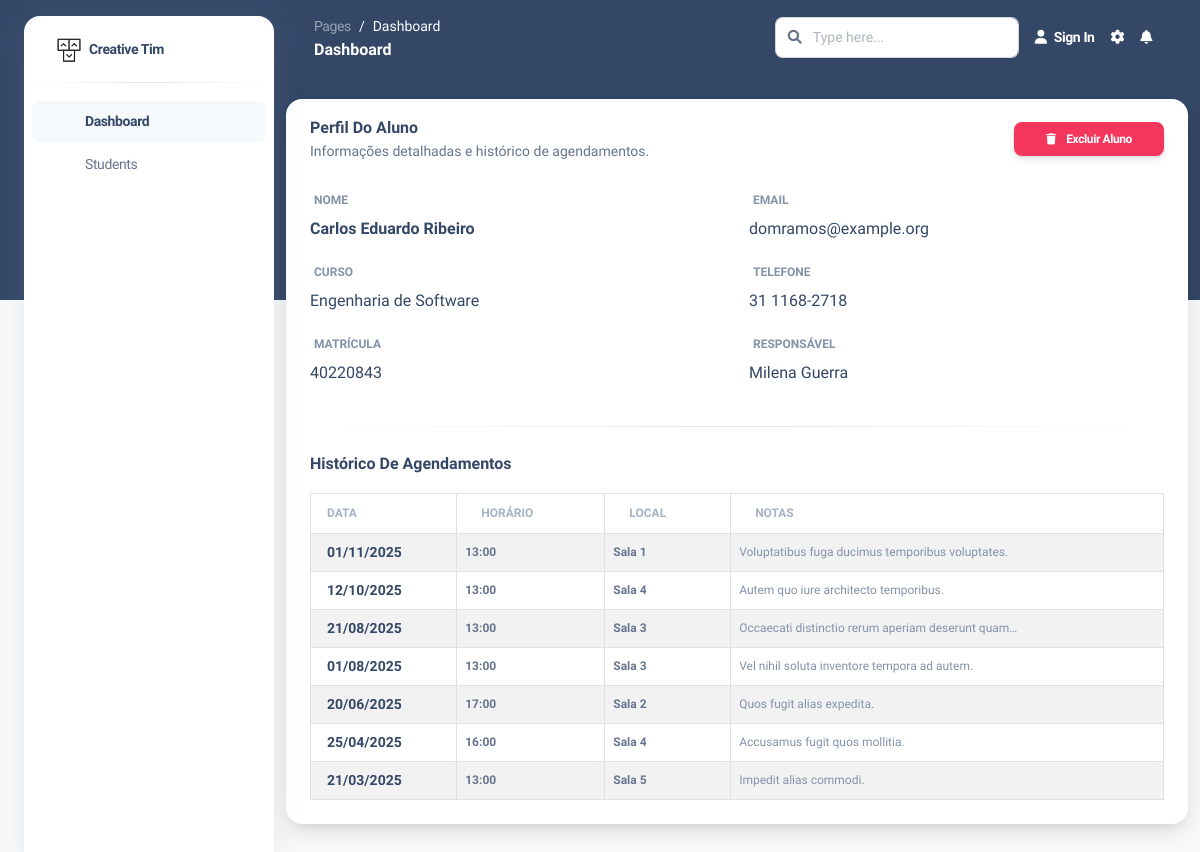
The app's page /student/profile/5/details/ (signed in) with its own data.
### schedule/models.py (models this page shows, shortened)
class Student(models.Model):
    user = models.OneToOneField(User, on_delete=models.CASCADE)
    enrollment_number = models.CharField(max_length=20, unique=True)
    parent = models.CharField(max_length=150, null=True, blank=True)
    course = models.CharField(max_length=150, null=True, blank=True)

class User(AbstractUser):
    name = models.CharField(max_length=150)
    birth_date = models.DateField(null=True, blank=True)
    gender = models.CharField(max_length=10, null=True, blank=True)
    birth_place = models.CharField(max_length=100, null=True, blank=True)
    phone = models.CharField(max_length=15, null=True, blank=True)
    groups = models.ManyToManyField(
        Group,
        verbose_name='groups',
        blank=True,
        help_text='The groups this user belongs to.',
        related_name="schedule_user_groups",
        related_query_name="user",
    )
    user_permissions = models.ManyToManyField(
        Permission,
        verbose_name='user permissions',
        blank=True,
        help_text='Specific permissions for this user.',
        related_name="schedule_user_permissions",
        related_query_name="user",
    )

class Session(models.Model):
    date = models.DateField()
    time = models.CharField(null=True, blank=True)
    place = models.CharField(max_length=150, null=True, blank=True)
    notes = models.TextField(null=True, blank=True)
    students = models.ManyToManyField(Student, through='SessionAttendance', related_name="sessions")

### schedule/views.py (the view)
# urls.py: path('student/profile/<int:pk>/details/', views.profile_view, name='profile_view'),
@login_required
def profile_view(request, pk):
    student_obj = get_object_or_404(Student, pk=pk)
    return render(request, 'students/profile.html', {'student': student_obj})

### schedule/authentication.py (called while the page is built)
    def get_user(self, user_id):
        try:
            return User.objects.get(id=user_id)
        except User.DoesNotExist:
            return None

### templates/students/profile.html (shortened to what this page needs)
{% extends '_base.html' %} {% load static %} {% block content %}
<div class="container-fluid py-4">
  <div class="row">
    <div class="col-12">
      <div class="card mb-4 shadow-lg">
        <div
          class="card-header pb-0 pt-3 bg-transparent d-flex justify-content-between align-items-center"
        >
          <div>
            <h6 class="text-capitalize mb-0">Perfil do Aluno</h6>
            <p class="text-sm text-muted mb-0">
              Informações detalhadas e histórico de agendamentos.
            </p>
          </div>
          <form
            action="{% url 'delete_student' student.id %}"
            method="post"
            onsubmit="return confirm('Tem certeza que deseja excluir este aluno?');"
          >
            <button type="submit" class="btn btn-danger btn-sm mb-0">
              <i class="fa fa-trash me-2"></i> Excluir Aluno
            </button>
          </form>
        </div>
        <div class="card-body">
          <div class="row">
            <div class="col-md-6">
              <div class="form-group">
                <label
                  class="form-control-label text-uppercase text-xs font-weight-bold text-secondary"
                  >Nome</label
                >
                <p class="form-control-static font-weight-bold text-dark">
                  {{ student.user.name }}
                </p>
              </div>
            </div>
            <div class="col-md-6">
              <div class="form-group">
                <label
                  class="form-control-label text-uppercase text-xs font-weight-bold text-secondary"
                  >Email</label
                >
                <p class="form-control-static text-dark">
                  {{ student.user.email }}
                </p>
              </div>
            </div>
            <div class="col-md-6">
              <div class="form-group">
                <label
                  class="form-control-label text-uppercase text-xs font-weight-bold text-secondary"
                  >Curso</label
                >
                <p class="form-control-static text-dark">
                  {{ student.course|default:"-" }}
                </p>
              </div>
            </div>
            <div class="col-md-6">
              <div class="form-group">
                <label
                  class="form-control-label text-uppercase text-xs font-weight-bold text-secondary"
                  >Telefone</label
                >
                <p class="form-control-static text-dark">
                  {{ student.user.phone|default:"-" }}
                </p>
              </div>
            </div>
            <div class="col-md-6">
              <div class="form-group">
                <label
                  class="form-control-label text-uppercase text-xs font-weight-bold text-secondary"
                  >Matrícula</label
                >
                <p class="form-control-static text-dark">
                  {{ student.enrollment_number }}
                </p>
              </div>
            </div>
            <div class="col-md-6">
              <div class="form-group">
                <label
                  class="form-control-label text-uppercase text-xs font-weight-bold text-secondary"
                  >Responsável</label
                >
                <p class="form-control-static text-dark">
                  {{ student.parent|default:"-" }}
                </p>
              </div>
            </div>
          </div>
          <hr class="horizontal dark my-4" />
          <h6 class="text-capitalize mb-3">Histórico de Agendamentos</h6>
          <div class="table-responsive p-0">
            <table
              class="table align-items-center mb-0 table-hover table-striped table-bordered"
            >
              <thead>
                <tr>
                  <th
                    class="text-uppercase text-secondary text-xs font-weight-bolder opacity-7 ps-3"
                  >
                    Data
                  </th>
                  <th
                    class="text-uppercase text-secondary text-xs font-weight-bolder opacity-7"
                  >
                    Horário
                  </th>
                  <th
                    class="text-uppercase text-secondary text-xs font-weight-bolder opacity-7"
                  >
                    Local
                  </th>
                  <th
                    class="text-uppercase text-secondary text-xs font-weight-bolder opacity-7"
                  >
                    Notas
                  </th>
                </tr>
              </thead>
              <tbody>
                {% for session in student.sessions.all %}
                <tr>
                  <td class="ps-3">
                    <div class="d-flex align-items-center">
                      <div class="d-flex flex-column justify-content-center">
                        <h6 class="mb-0 text-sm font-weight-bold text-dark">
                          {{ session.date|date:"d/m/Y" }}
                        </h6>
                      </div>
                    </div>
                  </td>
                  <td>
                    <p class="text-xs font-weight-bold mb-0">
                      {{ session.time }}
                    </p>
                  </td>
                  <td>
                    <p class="text-xs font-weight-bold mb-0">
                      {{ session.place }}
                    </p>
                  </td>
                  <td>
                    <p class="text-xs text-secondary mb-0">
                      {{ session.notes|default:"-"|truncatechars:50 }}
                    </p>
                  </td>
                </tr>
                {% endfor %}
              </tbody>
            </table>
          </div>
        </div>
      </div>
    </div>
  </div>
</div>
{% endblock content %}

### templates/_base.html (style rules this page uses)
.table-bordered th, .table-bordered td { border-left: 1px solid #dee2e6 !important; border-right: 1px solid #dee2e6 !important; border-top: 1px solid #dee2e6 !important; border-bottom: 1px solid #dee2e6 !important; }

### records on screen
Student: user.name "Carlos Eduardo Ribeiro", user.email "domramos@example.org", course "Engenharia de Software", user.phone "31 1168-2718", enrollment_number "40220843", parent "Milena Guerra"
Session: date "01/11/2025", time "13:00", place "Sala 1", notes "Voluptatibus fuga ducimus temporibus voluptates."
Session: date "12/10/2025", time "13:00", place "Sala 4", notes "Autem quo iure architecto temporibus."
Session: date "21/08/2025", time "13:00", place "Sala 3", notes "Occaecati distinctio rerum aperiam deserunt quam…"
Session: date "01/08/2025", time "13:00", place "Sala 3", notes "Vel nihil soluta inventore tempora ad autem."
Session: date "20/06/2025", time "17:00", place "Sala 2", notes "Quos fugit alias expedita."
Session: date "25/04/2025", time "16:00", place "Sala 4", notes "Accusamus fugit quos mollitia."
Session: date "21/03/2025", time "13:00", place "Sala 5", notes "Impedit alias commodi."
